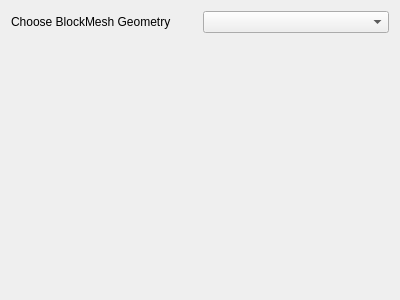
<?xml version="1.0" encoding="UTF-8"?>
<ui version="4.0">
 <class>BlockMeshGeometry</class>
 <widget class="QDialog" name="BlockMeshGeometry">
  <property name="geometry">
   <rect>
    <x>0</x>
    <y>0</y>
    <width>400</width>
    <height>300</height>
   </rect>
  </property>
  <property name="windowTitle">
   <string>BlockMesh Geometry Link</string>
  </property>
  <layout class="QGridLayout" name="gridLayout">
   <item row="0" column="0">
    <widget class="QLabel" name="label">
     <property name="text">
      <string>Choose BlockMesh Geometry</string>
     </property>
    </widget>
   </item>
   <item row="0" column="1">
    <widget class="QComboBox" name="m_pGeometryBM"/>
   </item>
   <item row="1" column="0">
    <spacer name="verticalSpacer">
     <property name="orientation">
      <enum>Qt::Vertical</enum>
     </property>
     <property name="sizeHint" stdset="0">
      <size>
       <width>20</width>
       <height>253</height>
      </size>
     </property>
    </spacer>
   </item>
  </layout>
 </widget>
 <resources/>
 <connections/>
</ui>
